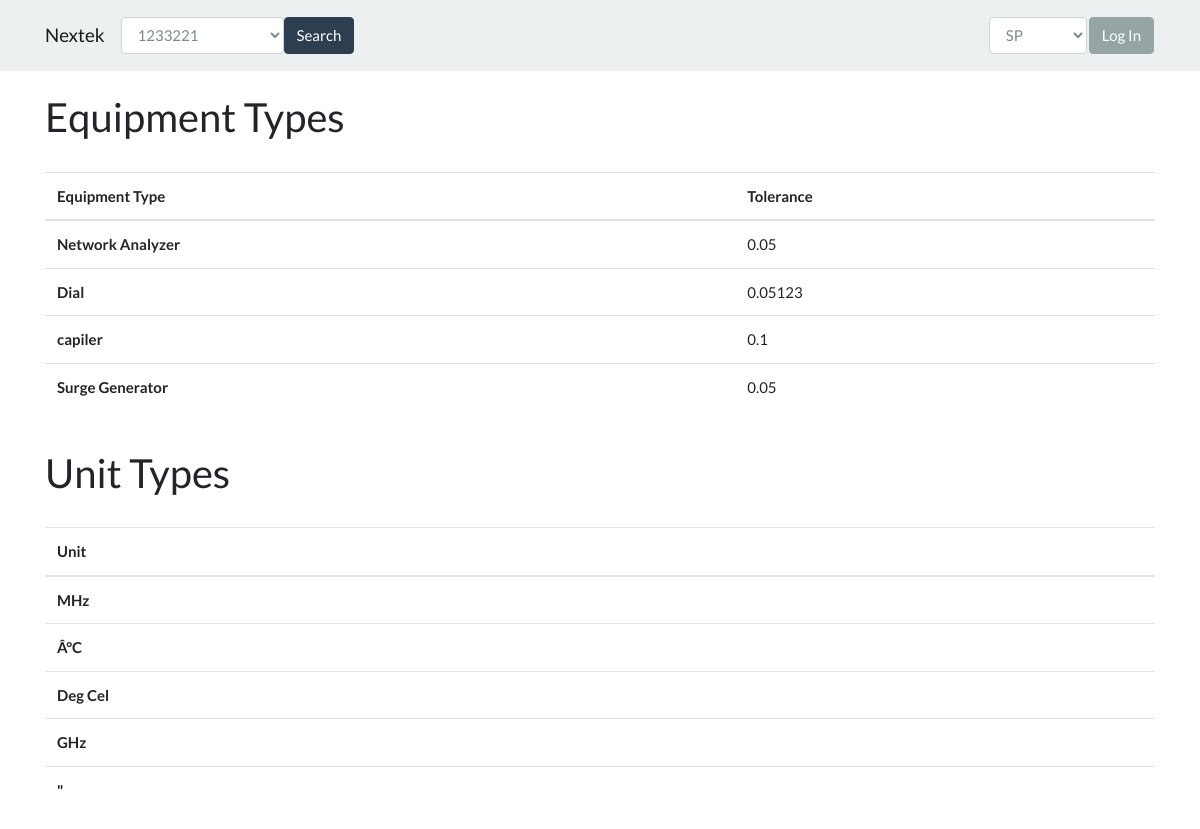
/units.php, run on the app's committed database.
### tables this page shows
CREATE TABLE `typelist` (
  `type_id` int(11) NOT NULL,
  `type_name` text NOT NULL,
  `type_tolerance` double NOT NULL
);

CREATE TABLE `unitlist` (
  `unit_id` int(11) NOT NULL,
  `unit_name` text NOT NULL
);

### units.php (the view, shortened to what this page needs)
<!DOCTYPE html>
<html lang="en">
  <?php include("db_header.php"); ?>
  <head>
    <link rel="stylesheet" href="css/bootstrap.css" media="screen">
  </head>
  <body>
    <?php
      include("navbar.php");
    ?>
    <div class="container">
      <br>
      <h2>Equipment Types</h2>
      <br>
      <?php if($_SESSION["logged_in"] == true):
        $conn = new mysqli($servername, $username, $password, $dbname);
        $sql = "SELECT * FROM typelist";
        $result = $conn->query($sql);
        mysqli_close($conn);
        if ($result->num_rows > 0) {
          echo "<table class='table table-hover'><thead><tr>
            <th scope=col>Equipment Type</th>
            <th scope=col>Tolerance</th>
            <th scope=col>Edit</th>
            <th scope=col>Remove</th></tr></thead>";
          while ($row = $result->fetch_assoc()) {
            echo "<tr><th scope=row><form method='post' action='modify_equipment_type.php?type_id=" . $row['type_id'] . "'>";
            echo "<input type='text' class='form-control' name='type_name' value='" . $row["type_name"] . "'>";
            echo "</th><td><input type='text' class='form-control' name='tolerance' value=" . $row["type_tolerance"] . ">";
            echo "<td><button class='btn btn-info' type='submit'>Edit</button></form></td>";
            echo "<td><a class='btn btn-danger ' href=\"remove_equipment_type.php?type_id=" . $row['type_id'] . "\">Remove</a></td></tr>";
          }
          echo "</table>";
        } else {
            echo "<h3>No type data found.</h3>";
        } ?>
        <form method="post" action="add_equipment_type.php">
          <fieldset>
            <div class="row">
              <div class="col-lg-4">
                <div class="form-group">
                  <label class="col-form-label" for="type_name">Name</label>
                  <input type="text" class="form-control" name="type_name" placeholder="Equipment Type">
                </div>
              </div>
              <div class="col-lg-4">
                <div class="form-group">
                  <label class="col-form-label" for="tolerance">Tolerance</label>
                  <input type="text" class="form-control" name="tolerance" placeholder="Tolerance">
                  <small id="calcycleHelp" class="form-text">0.0x</small>
                </div>
              </div>
            </div>
            <button type="submit" class="btn btn-primary">Create Equipment Type</button>
          </fieldset>
        </form>
      <?php else:
        $conn = new mysqli($servername, $username, $password, $dbname);
        $sql = "SELECT * FROM typelist";
        $result = $conn->query($sql);
        if ($result->num_rows > 0) {
          echo "<table class='table table-hover'><thead><tr>
            <th scope=col>Equipment Type</th>
            <th scope=col>Tolerance</th></tr></thead>";
          while ($row = $result->fetch_assoc()) {
            echo "<tr><th scope=row>" . $row["type_name"] . "</th><td>" . $row["type_tolerance"] . "</td></tr>";
          }
          echo "</table>";
        } else {
            echo "<h3>No type data found.</h3>";
        } ?>
      <?php endif ?>
      <br>
      <h2>Unit Types</h2>
      <br>
      <?php if($_SESSION["logged_in"] == true):
        $conn = new mysqli($servername, $username, $password, $dbname);
        $sql = "SELECT * FROM unitlist";
        $result = $conn->query($sql);
        mysqli_close($conn);
        if ($result->num_rows > 0) {
          echo "<table class='table table-hover'><thead><tr>
            <th scope=col>Unit</th>
            <th scope=col>Edit</th>
            <th scope=col>Remove</th></tr></thead>";
          while ($row = $result->fetch_assoc()) {
            echo "<tr><th scope=row><form method='post' action='modify_unit.php?unit_id=" . $row['unit_id'] . "'>";
            echo "<input type='text' class='form-control' name='unit_name' value='" . $row["unit_name"] . "'></th>";
            echo "<td><button class='btn btn-info' type='submit'>Edit</button></form></td>";
            echo "<td><a class='btn btn-danger ' href=\"remove_unit.php?unit_id=" . $row['unit_id'] . "\">Remove</a></td></tr>";
          }
          echo "</table>";
        } else {
            echo "<h3>No unit data found.</h3>";
        } ?>
        <form method="post" action="add_unit.php">
          <fieldset>
            <div class="row">
              <div class="col-lg-4">
                <div class="form-group">
                  <label class="col-form-label" for="unit_name">Unit</label>
                  <input type="text" class="form-control" name="unit_name" placeholder="Unit">
                </div>
              </div>
            </div>
            <button type="submit" class="btn btn-primary">Create Unit</button>
          </fieldset>
        </form>
      <?php else:
        $conn = new mysqli($servername, $username, $password, $dbname);
        $sql = "SELECT * FROM unitlist";
        $result = $conn->query($sql);
        if ($result->num_rows > 0) {
          echo "<table class='table table-hover'><thead><tr>
            <th scope=col>Unit</th></tr></thead>";
          while ($row = $result->fetch_assoc()) {
            echo "<tr><th scope=row>" . $row["unit_name"] . "</th></tr>";
          }
          echo "</table>";
        } else {
            echo "<h3>No unit data found.</h3>";
        } ?>
      <?php endif ?>
    </div>
  </body>
</html>

### data on the page
typelist: type_name "Network Analyzer", type_tolerance "0.05"
typelist: type_name "Dial", type_tolerance "0.05123"
typelist: type_name "capiler", type_tolerance "0.1"
typelist: type_name "Surge Generator", type_tolerance "0.05"
unitlist: unit_name "MHz"
unitlist: unit_name "Â°C"
unitlist: unit_name "Deg Cel"
unitlist: unit_name "GHz"
unitlist: unit_name "\""

### other printed values
form field entry "1233221"
form field username "SP"
